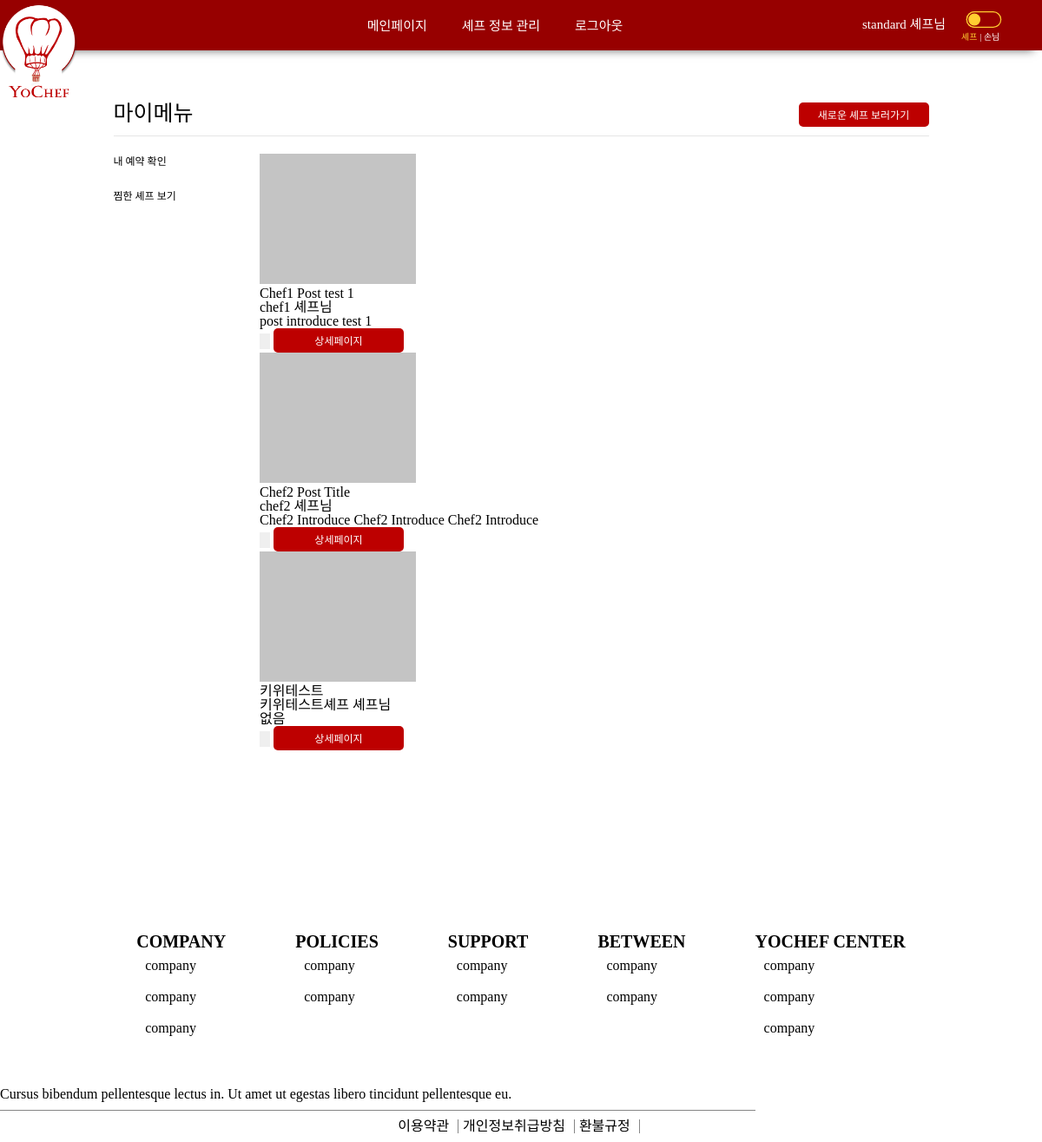
Page /customer/mymenuLikedmenu (signed in) on the earlier database version.
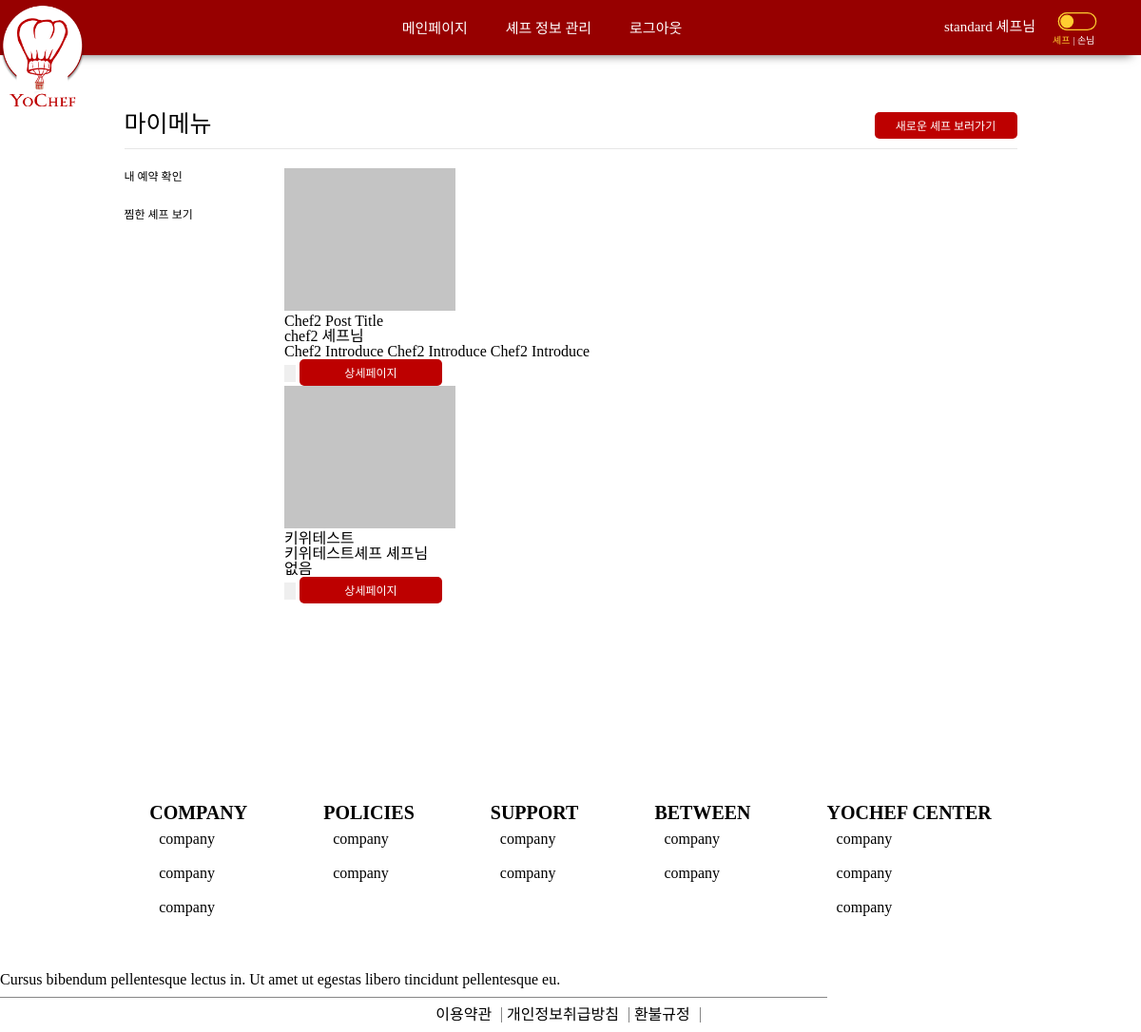
Same page on the later database version.
### chef/models.py (models this page shows, shortened)
class Post(models.Model):
	chef = models.OneToOneField(Chef, on_delete=models.CASCADE)
	region = models.IntegerField(null=True)
	regionDetail = models.ForeignKey(RegionDetail, null=True, on_delete=models.SET_NULL)
	title = models.TextField(max_length=255, null=True)
	introduce = models.TextField(max_length=5000, null=True)
	category = models.IntegerField(null=True)		# 한식, 일식, 중식, 아시안, 양식, 채식
	notice = models.TextField(max_length=5000, null=True)
	movingPrice = models.IntegerField(default=0)
	isOpen = models.BooleanField(default=True)
	registerDate = models.DateTimeField(auto_now=True)

class Chef(models.Model):
	customer = models.OneToOneField('customer.Customer', on_delete=models.CASCADE)
	nickname = models.CharField(max_length=20, null=True)
	spec = models.TextField(max_length=5000, null=True)
	snsLink = models.TextField(max_length = 500, null=True)
	blogLink = models.TextField(max_length = 500, null=True)
	youtubeLink = models.TextField(max_length = 500, null=True)
	registerDate = models.DateTimeField(auto_now_add=True)
	isLicensed = models.BooleanField(default=False)
	isSubmitted = models.BooleanField(default=False)

### customer/views.py (the view)
# urls.py: path('mymenuLikedmenu', mymenuLikedmenu, name='mymenuLikedmenu'),
def mymenuLikedmenu(request):
    mylike_chefs = Like.objects.filter(customer=request.user.customer).values('chef')
    chefs_post = Post.objects.filter(chef__in = mylike_chefs)
    for chef_post in chefs_post :
        if File.objects.filter(post = chef_post, category = 4).exists():
            chef_post.cover_img = File.objects.filter(post = chef_post, category = 4)[0].attachment
    return render(request, 'myMenu_likedMenu.html', {'posts':chefs_post})

### customer/templates/myMenu_likedMenu.html (shortened to what this page needs)
{% extends 'base.html' %}
{% load static %}
{% block style %}
    <link rel="stylesheet" type="text/css" href="{% static 'css/myMenu_reservation.css' %}">
{% endblock %}
{% block content %}
    <div class="my-menu">
        <section class="my-menu__reservation">
            {% include 'customer_side.html' %}
            <section class="my-menu-content">
                {% if not posts %}
                    <article class="my-menu__none">
                        <h4>찜한 셰프가 없습니다.</h4>
                        <h3>마음에 드는 세프를 저장해보세요!</h3>
                        <a href="/postList" class="{% if category == 0 %} currentCategory{% endif %}">셰프 구경하러 가기</a>
                    </article>
                    {% else %}
                    {% for post in posts %}
                    <div class="content__menu-info">
                        <div class="menu-info-wrapper">
                            <div class="content__image-wrapper">
                                <img style="width: 180px; height: 150px;" src="{{post_cover_imgurl}}" onerror="this.src='{% static 'img/default.png' %}';" alt="">
                            </div>
                            <div class="content__description">
                                <h4>{{post.title}}</h4>
                                <h3>{{post.chef.nickname}} 셰프님</h3>
                                <p>{{post.introduce}}</p>
                            </div>
                        </div>
                        <input type="button" class="fillLike" name="likeBtn">
                        <aside class="button">
                            <button class="detail-page-button button--gray" onclick="location.href = 'public/detail/{{book.post.id}}';">상세페이지</button>
                        </aside>
                    </div>
                    {% endfor %}
                {% endif %}
            </section>
        </section>
    </div>
{% endblock %}

Differences in the rows shown:
no longer on this page (row edited): Post: title "Chef1 Post test 1", chef.nickname "chef1", introduce "post introduce test 1"
